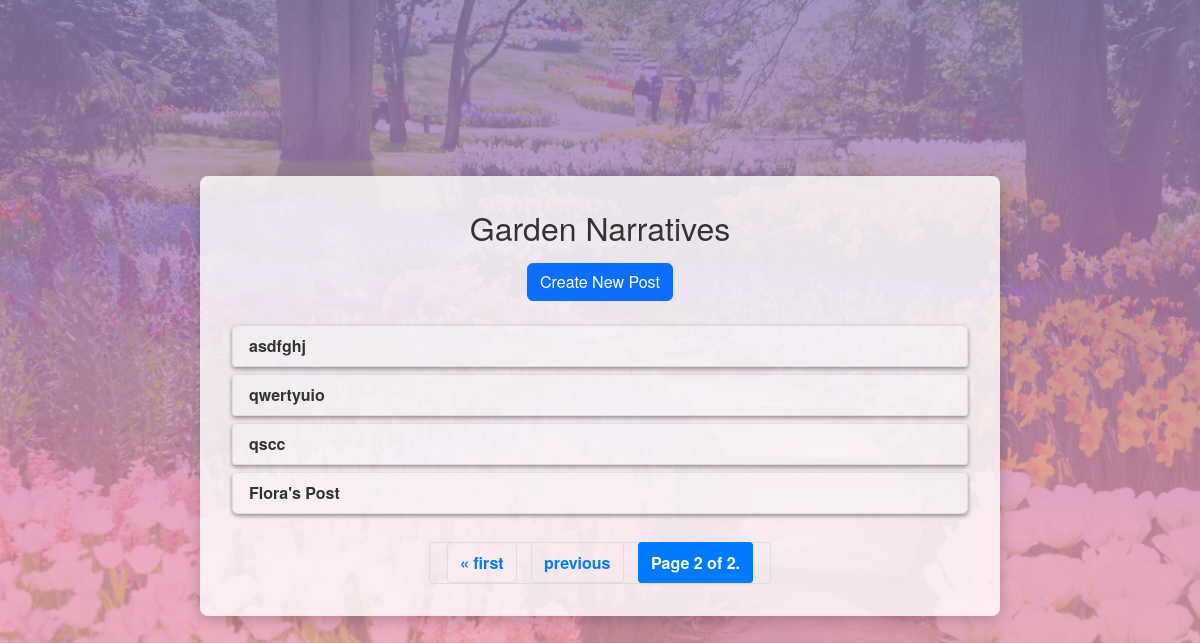
/post/?page=2, run on an earlier commit of the app's database.
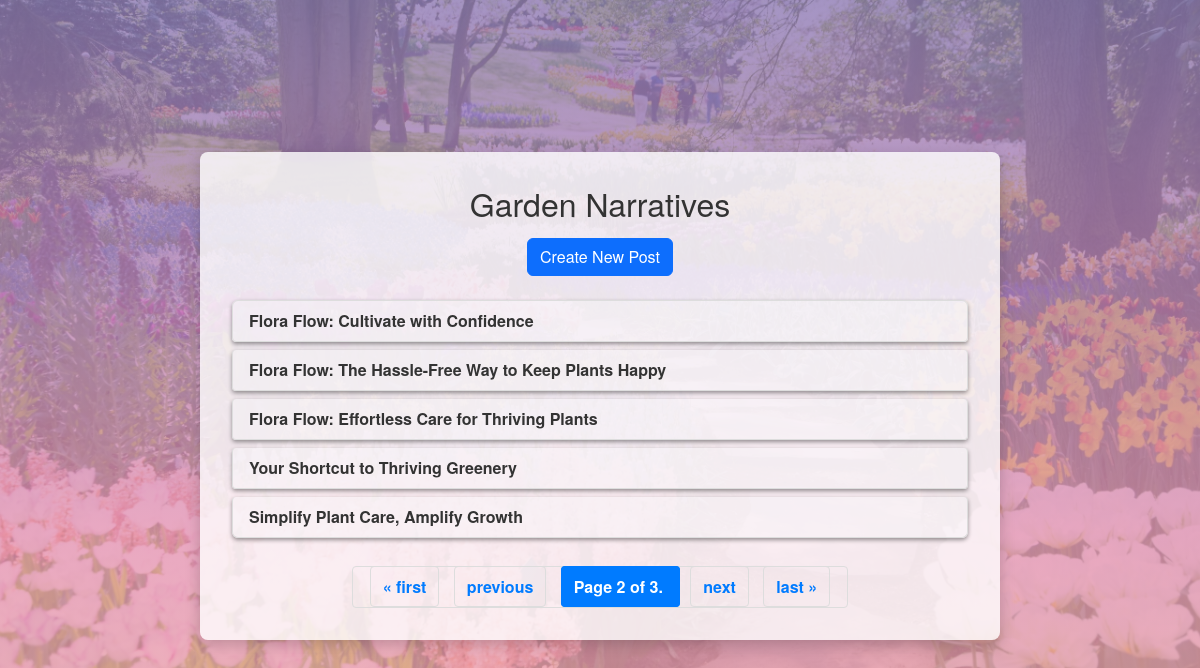
And on a later commit of the database.
### base/models.py (models this page shows, shortened)
class Post(models.Model):
    title = models.CharField(max_length=200)
    content = models.TextField()
    author = models.ForeignKey(User, on_delete=models.CASCADE, default=1)
    created_at = models.DateTimeField(auto_now_add=True)
    updated_at = models.DateTimeField(auto_now=True)

### base/views.py (the view)
# urls.py: path("post/", views.post_list, name="post_list"),
def post_list(request):
    posts = Post.objects.all()
    paginator = Paginator(posts, 5)  # Show 5 posts per page
    page = request.GET.get('page')
    try:
        posts = paginator.page(page)
    except PageNotAnInteger:
        posts = paginator.page(1)
    except EmptyPage:
        posts = paginator.page(paginator.num_pages)
    return render(request, "blog/post_list.html", {"posts": posts, "user": request.user})

### base/templates/blog/post_list.html (shortened to what this page needs)
<!DOCTYPE html>
<html lang="en">
<head>
    <link href="https://cdn.jsdelivr.net/npm/bootstrap@5.3.0/dist/css/bootstrap.min.css" rel="stylesheet">
    {% load static %}
</head>
<body>
    <div class="container mt-4">
        <h2>Garden Narratives</h2>
        <a href="{% url 'blog:post_create' %}" class="btn btn-primary">Create New Post</a>
        <ul class="list-group mt-3">
            {% for post in posts %}
                <li class="list-group-item d-flex justify-content-between align-items-center">
                    <a href="{% url 'blog:post_view' post.id %}">{{ post.title }}</a>
                </li>
            {% endfor %}
        </ul>
        {% if posts.has_other_pages %}
            <div class="pagination">
                <span class="step-links">
                    {% if posts.has_previous %}
                        <a href="?page=1">&laquo; first</a>
                        <a href="?page={{ posts.previous_page_number }}">previous</a>
                    {% endif %}
                    <span class="current">
                        Page {{ posts.number }} of {{ posts.paginator.num_pages }}.
                    </span>
                    {% if posts.has_next %}
                        <a href="?page={{ posts.next_page_number }}">next</a>
                        <a href="?page={{ posts.paginator.num_pages }}">last &raquo;</a>
                    {% endif %}
                </span>
            </div>
        {% endif %}
    </div>
</body>
</html>

What changed in the data, as far as the page shows it:
removed Post: title "asdfghj"
removed Post: title "qwertyuio"
removed Post: title "qscc"
removed Post: title "Flora's Post"
added Post: title "Flora Flow: Cultivate with Confidence"
added Post: title "Flora Flow: The Hassle-Free Way to Keep Plants Happy"
added Post: title "Flora Flow: Effortless Care for Thriving Plants"
added Post: title "Your Shortcut to Thriving Greenery"
added Post: title "Simplify Plant Care, Amplify Growth"
Also different on the page:
{{ posts.paginator.num_pages }}: "2" → "3"
text now shown: "next last »"
